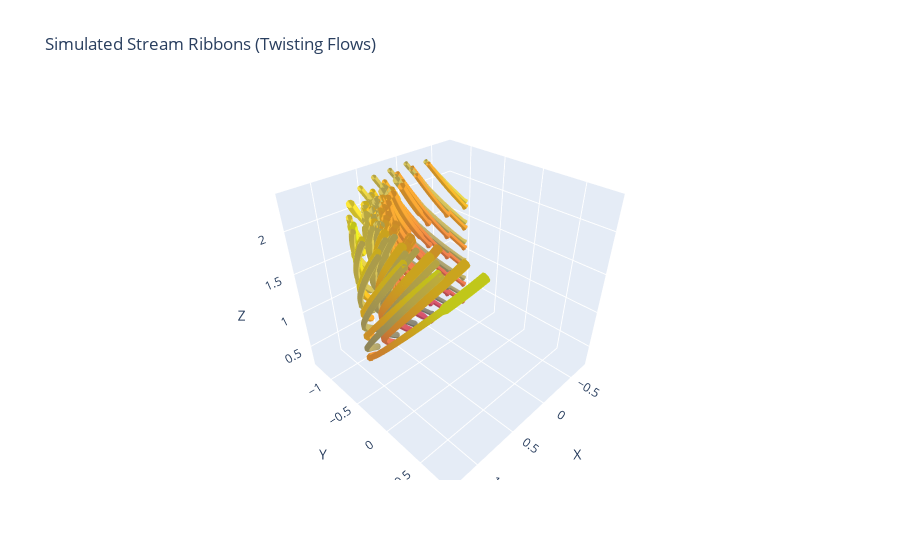

The code cell stored with this chart in its notebook:
### Markdown cell above
Stream Ribbons

Visualize twisting air around a central axis — like airflow around a tall chimney or vortex sheddin


use `fig = go.Figure()` with adding a offset to tube

### Code cell
# Offset vector fields for a ribbon effect
epsilon = 0.1
x2, y2 = x + epsilon, y + epsilon
z2 = z

u2 = -y2
v2 = x2
w2 = 1 + 0.2 * z2

fig = go.Figure()

# Streamtube 1
fig.add_trace(go.Streamtube(
    x=x.flatten(), y=y.flatten(), z=z.flatten(),
    u=u.flatten(), v=v.flatten(), w=w.flatten(),
    colorscale='Cividis',
    sizeref=0.3,
    showscale=False
))

# Streamtube 2 (offset)
fig.add_trace(go.Streamtube(
    x=x2.flatten(), y=y2.flatten(), z=z2.flatten(),
    u=u2.flatten(), v=v2.flatten(), w=w2.flatten(),
    colorscale='Plasma',
    sizeref=0.3,
    showscale=False
))

fig.update_layout(
    title='Simulated Stream Ribbons (Twisting Flows)',
    scene=dict(
        xaxis_title='X',
        yaxis_title='Y',
        zaxis_title='Z'
    )
)
fig.show()

### Figure 1 — Plotly figure (JSON) as saved in the notebook; plotly's stock layout.template omitted (floating-point values rounded to 4 significant figures; data arrays with more than 128 entries replaced by an {"elided": "..."} marker saying what was removed)
{"data": [{"colorscale": [[0, "#00224e"], [0.1111, "#123570"], [0.2222, "#3b496c"], [0.3333, "#575d6d"], [0.4444, "#707173"], [0.5556, "#8a8678"], [0.6667, "#a59c74"], [0.7778, "#c3b369"], [0.8889, "#e1cc55"], [1, "#fee838"]], "showscale": false, "sizeref": 0.3, "type": "streamtube", "u": {"elided": "512 float values"}, "v": {"elided": "512 float values"}, "w": {"elided": "512 float values"}, "x": {"elided": "512 float values"}, "y": {"elided": "512 float values"}, "z": {"elided": "512 float values"}}, {"colorscale": [[0, "#0d0887"], [0.1111, "#46039f"], [0.2222, "#7201a8"], [0.3333, "#9c179e"], [0.4444, "#bd3786"], [0.5556, "#d8576b"], [0.6667, "#ed7953"], [0.7778, "#fb9f3a"], [0.8889, "#fdca26"], [1, "#f0f921"]], "showscale": false, "sizeref": 0.3, "type": "streamtube", "u": {"elided": "512 float values"}, "v": {"elided": "512 float values"}, "w": {"elided": "512 float values"}, "x": {"elided": "512 float values"}, "y": {"elided": "512 float values"}, "z": {"elided": "512 float values"}}], "layout": {"scene": {"xaxis": {"title": {"text": "X"}}, "yaxis": {"title": {"text": "Y"}}, "zaxis": {"title": {"text": "Z"}}}, "title": {"text": "Simulated Stream Ribbons (Twisting Flows)"}}}
